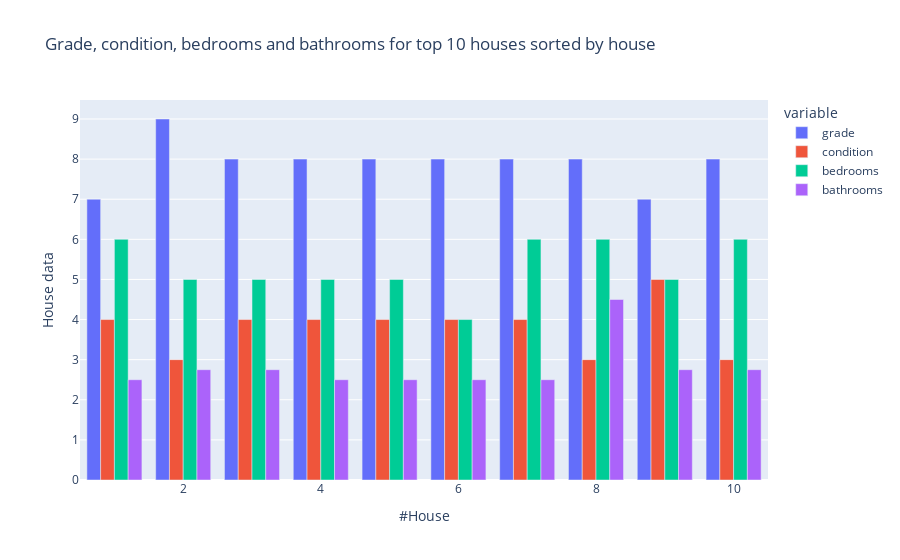

The cell this chart's notebook holds for it:
### Markdown cell above
## Top10 data
We would like to get a better overview for our top10.
What is the individual data for each house:
- grade
- condition
- bedrooms
- bathrooms

### Code cell
#Plot House data from top10
fig = px.bar(top10, x="House", y=["grade", "condition", "bedrooms", "bathrooms"], barmode='group',
             labels={
                     "House": "#House",
                     "value": "House data"},
             title="Grade, condition, bedrooms and bathrooms for top 10 houses sorted by house")      
fig.show()

### Figure 1 — Plotly figure (JSON) as saved in the notebook; plotly's stock layout.template omitted (floating-point values rounded to 4 significant figures)
{"data": [{"alignmentgroup": "True", "hovertemplate": "variable=grade<br>#House=%{x}<br>House data=%{y}<extra></extra>", "legendgroup": "grade", "marker": {"color": "#636efa", "pattern": {"shape": ""}}, "name": "grade", "offsetgroup": "grade", "orientation": "v", "showlegend": true, "textposition": "auto", "type": "bar", "x": [1, 2, 3, 4, 5, 6, 7, 8, 9, 10], "xaxis": "x", "y": [7, 9, 8, 8, 8, 8, 8, 8, 7, 8], "yaxis": "y"}, {"alignmentgroup": "True", "hovertemplate": "variable=condition<br>#House=%{x}<br>House data=%{y}<extra></extra>", "legendgroup": "condition", "marker": {"color": "#EF553B", "pattern": {"shape": ""}}, "name": "condition", "offsetgroup": "condition", "orientation": "v", "showlegend": true, "textposition": "auto", "type": "bar", "x": [1, 2, 3, 4, 5, 6, 7, 8, 9, 10], "xaxis": "x", "y": [4, 3, 4, 4, 4, 4, 4, 3, 5, 3], "yaxis": "y"}, {"alignmentgroup": "True", "hovertemplate": "variable=bedrooms<br>#House=%{x}<br>House data=%{y}<extra></extra>", "legendgroup": "bedrooms", "marker": {"color": "#00cc96", "pattern": {"shape": ""}}, "name": "bedrooms", "offsetgroup": "bedrooms", "orientation": "v", "showlegend": true, "textposition": "auto", "type": "bar", "x": [1, 2, 3, 4, 5, 6, 7, 8, 9, 10], "xaxis": "x", "y": [6, 5, 5, 5, 5, 4, 6, 6, 5, 6], "yaxis": "y"}, {"alignmentgroup": "True", "hovertemplate": "variable=bathrooms<br>#House=%{x}<br>House data=%{y}<extra></extra>", "legendgroup": "bathrooms", "marker": {"color": "#ab63fa", "pattern": {"shape": ""}}, "name": "bathrooms", "offsetgroup": "bathrooms", "orientation": "v", "showlegend": true, "textposition": "auto", "type": "bar", "x": [1, 2, 3, 4, 5, 6, 7, 8, 9, 10], "xaxis": "x", "y": [2.5, 2.75, 2.75, 2.5, 2.5, 2.5, 2.5, 4.5, 2.75, 2.75], "yaxis": "y"}], "layout": {"autosize": true, "barmode": "group", "legend": {"title": {"text": "variable"}, "tracegroupgap": 0}, "title": {"text": "Grade, condition, bedrooms and bathrooms for top 10 houses sorted by house"}, "xaxis": {"anchor": "y", "autorange": true, "domain": [0, 1], "range": [0.5, 10.5], "title": {"text": "#House"}, "type": "linear"}, "yaxis": {"anchor": "x", "autorange": true, "domain": [0, 1], "range": [0, 9.474], "title": {"text": "House data"}, "type": "linear"}}}
